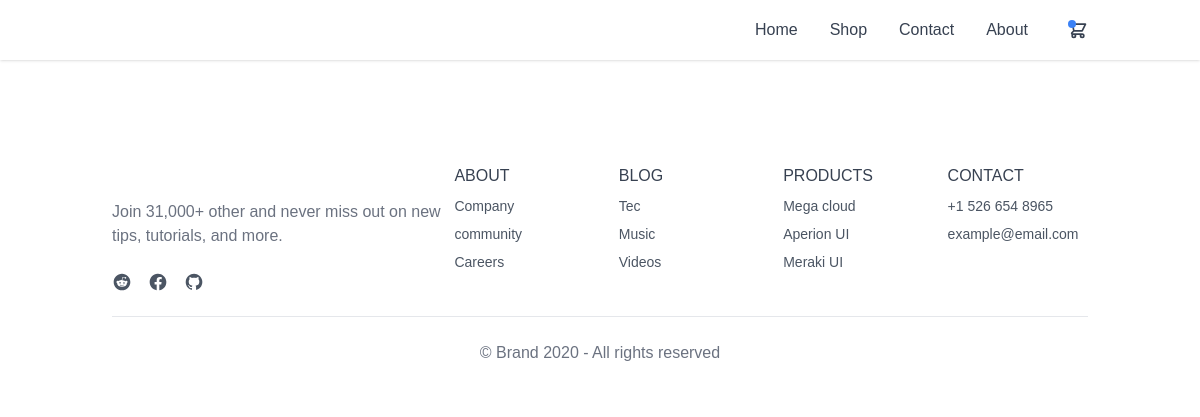
The page /store/ on the database as committed earlier.
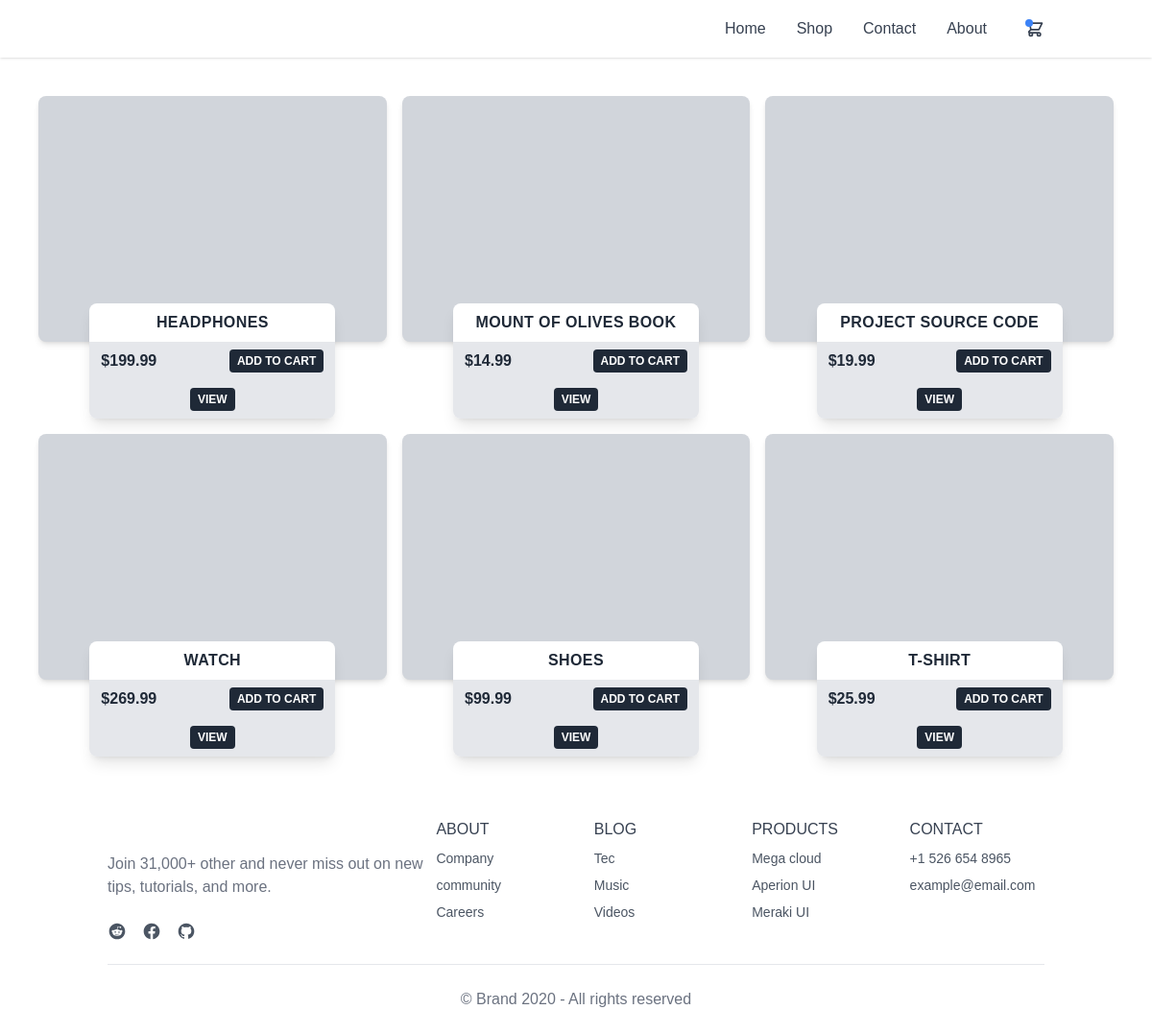
The same page on the database as committed later.
### Bun_Store/models.py (models this page shows, shortened)
class Product(models.Model):
    name = models.CharField(max_length=200)
    price = models.FloatField()
    digital = models.BooleanField(default=False, null=True, blank=True)
    product_description = models.TextField(max_length=400, null=True, blank=True)
    alt = models.TextField(max_length=100, null=True, blank=True)
    slug = models.SlugField(unique=True, null=True, blank=True)

### Bun_Store/views.py (the view)
# urls.py: path('store/', views.bun_store, name="bun_store"),
def bun_store(request):
    products = Product.objects.all()
    context = {
        "title": "Honey Bun Store",
        "products": products,
    }
    return render(request, "bun_store.html", context)

### templates/bun_store.html
{% extends "main.html" %}
{% block content %}
<div
  class="Product_grid grid py-10 gap-4 px-10 sm:grid-cols-1 md:grid-cols-2 lg:grid-cols-3"
>
  {% for product in products %}
  <div
    class="flex flex-col items-center justify-center w-full max-w-sm mx-auto"
  >
    <div
      class="w-full h-64 bg-gray-300 bg-center bg-cover rounded-lg shadow-md"
      style="
        background-image: url(https://images.unsplash.com/photo-1521903062400-b80f2cb8cb9d?ixlib=rb-1.2.1&ixid=MXwxMjA3fDB8MHxwaG90by1wYWdlfHx8fGVufDB8fHw%3D&auto=format&fit=crop&w=1050&q=80);
      "
    ></div>
    <div
      class="w-56 -mt-10 overflow-hidden bg-white rounded-lg shadow-lg md:w-64 dark:bg-gray-800"
    >
      <h3
        class="py-2 font-bold tracking-wide text-center text-gray-800 uppercase dark:text-white"
      >
        {{ product.name }}
      </h3>
      <div
        class="flex items-center justify-between px-3 py-2 bg-gray-200 dark:bg-gray-700">
        <span class="font-bold text-gray-800 dark:text-gray-200">${{ product.price|floatformat:2 }}</span>
        <button
          class="px-2 py-1 text-xs font-semibold text-white uppercase transition-colors duration-300 transform bg-gray-800 rounded hover:bg-gray-700 dark:hover:bg-gray-600 focus:bg-gray-700 dark:focus:bg-gray-600 focus:outline-none"
        >
          Add to cart
        </button>
      </div>
      <div
        class="flex items-center justify-center px-3 py-2 bg-gray-200 dark:bg-gray-700">
        <button
          class="px-2 py-1 text-xs font-semibold text-white uppercase transition-colors duration-300 transform bg-gray-800 rounded hover:bg-gray-700 dark:hover:bg-gray-600 focus:bg-gray-700 dark:focus:bg-gray-600 focus:outline-none"
        >
          View
        </button>
      </div>
    </div>
  </div>
  {% endfor %}
</div>
{% endblock content %}

### templates/main.html (shortened to what this page needs)
{% load static %}
{% load static tailwind_tags %}
<!DOCTYPE html>
<html lang="en">
  <head>
    <link rel="stylesheet" href="{% static 'css/main.css' %}">
    {% tailwind_css %}
  </head>
  <body>
    <header>
      <nav
        x-data="{ isOpen: false }"
        class="relative bg-white shadow dark:bg-gray-800"
      >
        <div
          class="container px-6 py-4 mx-auto md:flex md:justify-between md:items-center"
        >
          <div
            x-cloak
            :class="[isOpen ? 'translate-x-0 opacity-100 ' : 'opacity-0 -translate-x-full']"
            class="absolute inset-x-0 z-20 w-full px-6 py-4 transition-all duration-300 ease-in-out bg-white dark:bg-gray-800 md:mt-0 md:p-0 md:top-0 md:relative md:bg-transparent md:w-auto md:opacity-100 md:translate-x-0 md:flex md:items-center"
          >
            <div class="flex flex-col md:flex-row md:mx-6">
              <a
                class="my-2 text-gray-700 transition-colors duration-300 transform dark:text-gray-200 hover:text-blue-500 dark:hover:text-blue-400 md:mx-4 md:my-0"
                href="{% url 'home' %}"
                >Home</a
              >
              <a
                class="my-2 text-gray-700 transition-colors duration-300 transform dark:text-gray-200 hover:text-blue-500 dark:hover:text-blue-400 md:mx-4 md:my-0"
                href="{% url 'bun_store' %}"
                >Shop</a
              >
              <a
                class="my-2 text-gray-700 transition-colors duration-300 transform dark:text-gray-200 hover:text-blue-500 dark:hover:text-blue-400 md:mx-4 md:my-0"
                href="#"
                >Contact</a
              >
              <a
                class="my-2 text-gray-700 transition-colors duration-300 transform dark:text-gray-200 hover:text-blue-500 dark:hover:text-blue-400 md:mx-4 md:my-0"
                href="#"
                >About</a
              >
            </div>
            <div class="flex justify-center md:block">
              <a
                class="relative text-gray-700 transition-colors duration-300 transform dark:text-gray-200 hover:text-gray-600 dark:hover:text-gray-300"
                href="#"
              >
                <span
                  class="absolute top-0 left-0 p-1 text-xs text-white bg-blue-500 rounded-full"
                ></span>
              </a>
            </div>
          </div>
        </div>
      </nav>
    </header>
    <main class="min-h-[100vh]">{% block content %}{% endblock content %}</main>
    <footer class="bg-white dark:bg-gray-900 bottom-0">
      <div class="bottom-0 container p-6 mx-auto">
        <div class="lg:flex">
          <div class="w-full -mx-6 lg:w-2/5">
            <div class="px-6">
              <a href="#">
                <img
                  class="w-auto h-7"
                  src="https://merakiui.com/images/full-logo.svg"
                  alt=""
                />
              </a>
              <p class="max-w-sm mt-2 text-gray-500 dark:text-gray-400">
                Join 31,000+ other and never miss out on new tips, tutorials,
                and more.
              </p>
              <div class="flex mt-6 -mx-2">
                <a
                  href="#"
                  class="mx-2 text-gray-600 transition-colors duration-300 dark:text-gray-300 hover:text-blue-500 dark:hover:text-blue-400"
                  aria-label="Reddit"
                >
                </a>
                <a
                  href="#"
                  class="mx-2 text-gray-600 transition-colors duration-300 dark:text-gray-300 hover:text-blue-500 dark:hover:text-blue-400"
                  aria-label="Facebook"
                >
                </a>
                <a
                  href="#"
                  class="mx-2 text-gray-600 transition-colors duration-300 dark:text-gray-300 hover:text-blue-500 dark:hover:text-blue-400"
                  aria-label="Github"
                >
                </a>
              </div>
            </div>
          </div>
          <div class="mt-6 lg:mt-0 lg:flex-1">
            <div
              class="grid grid-cols-1 gap-6 sm:grid-cols-2 md:grid-cols-3 lg:grid-cols-4"
            >
              <div>
                <h3 class="text-gray-700 uppercase dark:text-white">About</h3>
                <a
                  href="#"
                  class="block mt-2 text-sm text-gray-600 dark:text-gray-400 hover:underline"
                  >Company</a
                >
                <a
                  href="#"
                  class="block mt-2 text-sm text-gray-600 dark:text-gray-400 hover:underline"
                  >community</a
                >
                <a
                  href="#"
                  class="block mt-2 text-sm text-gray-600 dark:text-gray-400 hover:underline"
                  >Careers</a
                >
              </div>
              <div>
                <h3 class="text-gray-700 uppercase dark:text-white">Blog</h3>
                <a
                  href="#"
                  class="block mt-2 text-sm text-gray-600 dark:text-gray-400 hover:underline"
                  >Tec</a
                >
                <a
                  href="#"
                  class="block mt-2 text-sm text-gray-600 dark:text-gray-400 hover:underline"
                  >Music</a
                >
                <a
                  href="#"
                  class="block mt-2 text-sm text-gray-600 dark:text-gray-400 hover:underline"
                  >Videos</a
                >
              </div>
              <div>
                <h3 class="text-gray-700 uppercase dark:text-white">
                  Products
                </h3>
                <a
                  href="#"
                  class="block mt-2 text-sm text-gray-600 dark:text-gray-400 hover:underline"
                  >Mega cloud</a
                >
                <a
                  href="#"
                  class="block mt-2 text-sm text-gray-600 dark:text-gray-400 hover:underline"
                  >Aperion UI</a
                >
                <a
                  href="#"
                  class="block mt-2 text-sm text-gray-600 dark:text-gray-400 hover:underline"
                  >Meraki UI</a
                >
              </div>
              <div>
                <h3 class="text-gray-700 uppercase dark:text-white">Contact</h3>
                <span
                  class="block mt-2 text-sm text-gray-600 dark:text-gray-400 hover:underline"
                  >+1 526 654 8965</span
                >
                <span
                  class="block mt-2 text-sm text-gray-600 dark:text-gray-400 hover:underline"
                  >example@email.com</span
                >
              </div>
            </div>
          </div>
        </div>
        <hr class="h-px my-6 bg-gray-200 border-none dark:bg-gray-700" />
        <div>
          <p class="text-center text-gray-500 dark:text-gray-400">
            © Brand 2020 - All rights reserved
          </p>
        </div>
      </div>
    </footer>
  </body>
</html>

### static/css/main.css (style rules this page uses)
body { font-family: 'Onest Variable', sans-serif; }

Rows that differ between the two databases and show on the page:
added Product: name "HEADPHONES", price "199.99"
added Product: name "MOUNT OF OLIVES BOOK", price "14.99"
added Product: name "PROJECT SOURCE CODE", price "19.99"
added Product: name "WATCH", price "269.99"
added Product: name "SHOES", price "99.99"
added Product: name "T-SHIRT", price "25.99"
